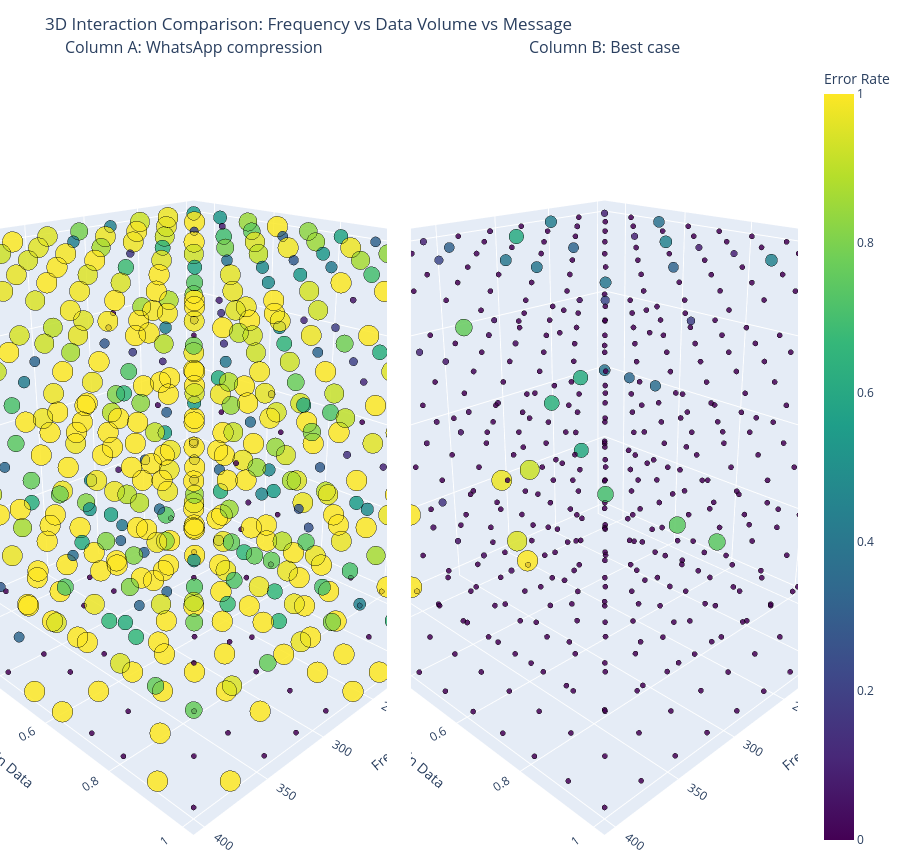

The notebook cell saved with this chart:
### Markdown cell above
## 3D Interaction: Frequency, Data Volume, and Message (Comparison)
This figure is split into two 3D panels:
- Column A: `csv_path` (actual pipeline output)
- Column B: `no_audio_compression` (best-case reference)
Color and marker size encode `error_rate` (lower is better).

### Code cell
import plotly.graph_objects as go
from plotly.subplots import make_subplots


def _prepare_3d_plot_df(df: DataFrame) -> tuple[DataFrame, list[str]]:
    plot_df = prepare_plot_df(df).copy()
    plot_df["error_rate_clipped"] = plot_df["error_rate"].clip(0, 1)
    plot_df["marker_size"] = 6 + plot_df["error_rate_clipped"] * 18

    message_order = plot_df["message_label"].drop_duplicates().tolist()
    message_to_idx = {message: idx for idx, message in enumerate(message_order)}
    plot_df["message_idx"] = plot_df["message_label"].map(message_to_idx)
    plot_df["message_short"] = plot_df["message_label"].map(lambda m: shorten_message(m, 40))
    return plot_df, message_order


def _add_3d_trace(fig, plot_df: DataFrame, row: int, col: int, trace_name: str) -> None:
    fig.add_trace(
        go.Scatter3d(
            x=plot_df["frequency"],
            y=plot_df["volume_gain_data"],
            z=plot_df["message_idx"],
            mode="markers",
            name=trace_name,
            showlegend=False,
            marker={
                "size": plot_df["marker_size"],
                "color": plot_df["error_rate_clipped"],
                "coloraxis": "coloraxis",
                "opacity": 0.85,
                "line": {"width": 0.5, "color": "black"},
            },
            customdata=np.stack(
                [plot_df["message_short"], plot_df["error_rate"], plot_df["volume_gain_data"]],
                axis=-1,
            ),
            hovertemplate=(
                "Frequency=%{x}<br>"
                "Volume Gain Data=%{y:.6f}<br>"
                "Message=%{customdata[0]}<br>"
                "Error Rate=%{customdata[1]:.4f}<extra></extra>"
            ),
        ),
        row=row,
        col=col,
    )


def _scene_layout(message_order: list[str]) -> dict:
    return {
        "xaxis": {"title": "Frequency"},
        "yaxis": {"title": "Volume Gain Data"},
        "zaxis": {
            "title": "Message",
            "tickvals": list(range(len(message_order))),
            "ticktext": [shorten_message(message, 30) for message in message_order],
        },
        "camera": {"eye": {"x": 1.5, "y": 1.5, "z": 0.9}},
    }


plot_df_a, message_order_a = _prepare_3d_plot_df(df_actual)
plot_df_b, message_order_b = _prepare_3d_plot_df(df_best)

fig = make_subplots(
    rows=1,
    cols=2,
    specs=[[{"type": "scene"}, {"type": "scene"}]],
    subplot_titles=(
        "Column A: WhatsApp compression",
        "Column B: Best case",
    ),
    horizontal_spacing=0.03,
)

if not plot_df_a.empty:
    _add_3d_trace(fig, plot_df_a, row=1, col=1, trace_name="A")
if not plot_df_b.empty:
    _add_3d_trace(fig, plot_df_b, row=1, col=2, trace_name="B")

fig.update_layout(
    scene=_scene_layout(message_order_a),
    scene2=_scene_layout(message_order_b),
    coloraxis={
        "colorscale": "Viridis",
        "cmin": 0,
        "cmax": 1,
        "colorbar": {"title": "Error Rate"},
    },
    title="3D Interaction Comparison: Frequency vs Data Volume vs Message",
    margin={"l": 0, "r": 0, "t": 60, "b": 0},
    height=850,
)

fig.show()

### Figure 1 — Plotly figure (JSON) as saved in the notebook; plotly's stock layout.template omitted (floating-point values rounded to 4 significant figures; data arrays with more than 128 entries replaced by an {"elided": "..."} marker saying what was removed)
{"data": [{"customdata": {"elided": "500x3 mixed values"}, "hovertemplate": "Frequency=%{x}<br>Volume Gain Data=%{y:.6f}<br>Message=%{customdata[0]}<br>Error Rate=%{customdata[1]:.4f}<extra></extra>", "marker": {"color": {"elided": "500 float values"}, "coloraxis": "coloraxis", "line": {"color": "black", "width": 0.5}, "opacity": 0.85, "size": {"elided": "500 float values"}}, "mode": "markers", "name": "A", "scene": "scene", "showlegend": false, "type": "scatter3d", "x": {"elided": "500 int values"}, "y": {"elided": "500 float values"}, "z": {"elided": "500 int values"}}, {"customdata": {"elided": "500x3 mixed values"}, "hovertemplate": "Frequency=%{x}<br>Volume Gain Data=%{y:.6f}<br>Message=%{customdata[0]}<br>Error Rate=%{customdata[1]:.4f}<extra></extra>", "marker": {"color": {"elided": "500 float values"}, "coloraxis": "coloraxis", "line": {"color": "black", "width": 0.5}, "opacity": 0.85, "size": {"elided": "500 float values"}}, "mode": "markers", "name": "B", "scene": "scene2", "showlegend": false, "type": "scatter3d", "x": {"elided": "500 int values"}, "y": {"elided": "500 float values"}, "z": {"elided": "500 int values"}}], "layout": {"annotations": [{"font": {"size": 16}, "showarrow": false, "text": "Column A: WhatsApp compression", "x": 0.2425, "xanchor": "center", "xref": "paper", "y": 1, "yanchor": "bottom", "yref": "paper"}, {"font": {"size": 16}, "showarrow": false, "text": "Column B: Best case", "x": 0.7575, "xanchor": "center", "xref": "paper", "y": 1, "yanchor": "bottom", "yref": "paper"}], "coloraxis": {"cmax": 1, "cmin": 0, "colorbar": {"title": {"text": "Error Rate"}}, "colorscale": [[0, "#440154"], [0.1111, "#482878"], [0.2222, "#3e4989"], [0.3333, "#31688e"], [0.4444, "#26828e"], [0.5556, "#1f9e89"], [0.6667, "#35b779"], [0.7778, "#6ece58"], [0.8889, "#b5de2b"], [1, "#fde725"]]}, "height": 850, "margin": {"b": 0, "l": 0, "r": 0, "t": 60}, "scene": {"camera": {"eye": {"x": 1.5, "y": 1.5, "z": 0.9}}, "domain": {"x": [0, 0.485], "y": [0, 1]}, "xaxis": {"title": {"text": "Frequency"}}, "yaxis": {"title": {"text": "Volume Gain Data"}}, "zaxis": {"ticktext": ["Hi!", "Hello world, this is a 1234...", "Special symbols: @#$%^&*+=_...", "Line breaks test: First lin...", "Long message: This is a sig..."], "tickvals": [0, 1, 2, 3, 4], "title": {"text": "Message"}}}, "scene2": {"camera": {"eye": {"x": 1.5, "y": 1.5, "z": 0.9}}, "domain": {"x": [0.515, 1], "y": [0, 1]}, "xaxis": {"title": {"text": "Frequency"}}, "yaxis": {"title": {"text": "Volume Gain Data"}}, "zaxis": {"ticktext": ["Hi!", "Hello world, this is a 1234...", "Special symbols: @#$%^&*+=_...", "Line breaks test: First lin...", "Long message: This is a sig..."], "tickvals": [0, 1, 2, 3, 4], "title": {"text": "Message"}}}, "title": {"text": "3D Interaction Comparison: Frequency vs Data Volume vs Message"}}}
